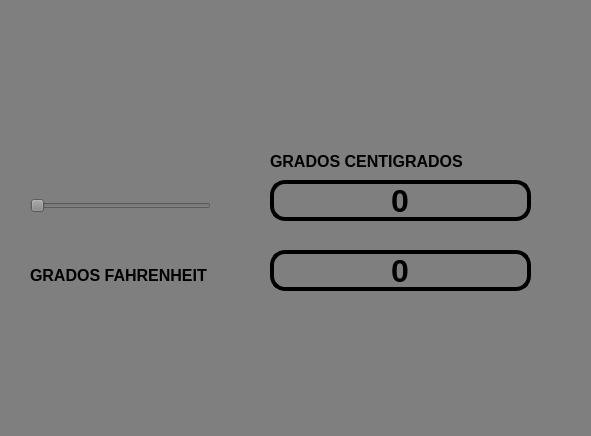
<?xml version="1.0" encoding="UTF-8"?>
<ui version="4.0">
 <class>MainWindow</class>
 <widget class="QMainWindow" name="MainWindow">
  <property name="geometry">
   <rect>
    <x>0</x>
    <y>0</y>
    <width>591</width>
    <height>436</height>
   </rect>
  </property>
  <property name="font">
   <font>
    <pointsize>6</pointsize>
   </font>
  </property>
  <property name="windowTitle">
   <string>MainWindow</string>
  </property>
  <property name="styleSheet">
   <string notr="true">background-color: rgb(255, 255, 255);
background-color: rgb(127, 127, 127);</string>
  </property>
  <widget class="QWidget" name="centralwidget">
   <widget class="QLabel" name="imagen">
    <property name="geometry">
     <rect>
      <x>10</x>
      <y>10</y>
      <width>131</width>
      <height>71</height>
     </rect>
    </property>
    <property name="styleSheet">
     <string notr="true"/>
    </property>
    <property name="text">
     <string/>
    </property>
    <property name="pixmap">
     <pixmap resource="../Archivos/Recursos.qrc">:/Logos/log_uat_nuevo.png</pixmap>
    </property>
    <property name="scaledContents">
     <bool>true</bool>
    </property>
   </widget>
   <widget class="QLabel" name="imagen_2">
    <property name="geometry">
     <rect>
      <x>490</x>
      <y>10</y>
      <width>91</width>
      <height>71</height>
     </rect>
    </property>
    <property name="styleSheet">
     <string notr="true"/>
    </property>
    <property name="text">
     <string/>
    </property>
    <property name="pixmap">
     <pixmap resource="../Archivos/Recursos.qrc">:/Logos/FIT_logo_vertical.png</pixmap>
    </property>
    <property name="scaledContents">
     <bool>true</bool>
    </property>
   </widget>
   <widget class="QLabel" name="imagen_3">
    <property name="geometry">
     <rect>
      <x>470</x>
      <y>330</y>
      <width>111</width>
      <height>71</height>
     </rect>
    </property>
    <property name="styleSheet">
     <string notr="true"/>
    </property>
    <property name="text">
     <string/>
    </property>
    <property name="pixmap">
     <pixmap resource="../Archivos/Recursos.qrc">:/Ejercicios/anime.jpg</pixmap>
    </property>
    <property name="scaledContents">
     <bool>true</bool>
    </property>
   </widget>
   <widget class="QLabel" name="label">
    <property name="geometry">
     <rect>
      <x>270</x>
      <y>146</y>
      <width>231</width>
      <height>31</height>
     </rect>
    </property>
    <property name="font">
     <font>
      <pointsize>12</pointsize>
      <weight>75</weight>
      <bold>true</bold>
     </font>
    </property>
    <property name="text">
     <string>GRADOS CENTIGRADOS</string>
    </property>
   </widget>
   <widget class="QLineEdit" name="txt_valor">
    <property name="geometry">
     <rect>
      <x>270</x>
      <y>180</y>
      <width>261</width>
      <height>41</height>
     </rect>
    </property>
    <property name="font">
     <font>
      <pointsize>24</pointsize>
      <weight>75</weight>
      <bold>true</bold>
     </font>
    </property>
    <property name="styleSheet">
     <string notr="true">border: 4px solid black;
border-radius: 15px;</string>
    </property>
    <property name="text">
     <string>0</string>
    </property>
    <property name="alignment">
     <set>Qt::AlignCenter</set>
    </property>
   </widget>
   <widget class="QSlider" name="horizontalSlider">
    <property name="geometry">
     <rect>
      <x>30</x>
      <y>180</y>
      <width>181</width>
      <height>51</height>
     </rect>
    </property>
    <property name="orientation">
     <enum>Qt::Horizontal</enum>
    </property>
   </widget>
   <widget class="QLineEdit" name="txt_valor_2">
    <property name="geometry">
     <rect>
      <x>270</x>
      <y>250</y>
      <width>261</width>
      <height>41</height>
     </rect>
    </property>
    <property name="font">
     <font>
      <pointsize>24</pointsize>
      <weight>75</weight>
      <bold>true</bold>
     </font>
    </property>
    <property name="styleSheet">
     <string notr="true">border: 4px solid black;
border-radius: 15px;</string>
    </property>
    <property name="text">
     <string>0</string>
    </property>
    <property name="alignment">
     <set>Qt::AlignCenter</set>
    </property>
   </widget>
   <widget class="QLabel" name="label_2">
    <property name="geometry">
     <rect>
      <x>30</x>
      <y>260</y>
      <width>231</width>
      <height>31</height>
     </rect>
    </property>
    <property name="font">
     <font>
      <pointsize>12</pointsize>
      <weight>75</weight>
      <bold>true</bold>
     </font>
    </property>
    <property name="text">
     <string>GRADOS FAHRENHEIT</string>
    </property>
   </widget>
  </widget>
  <widget class="QMenuBar" name="menubar">
   <property name="geometry">
    <rect>
     <x>0</x>
     <y>0</y>
     <width>591</width>
     <height>21</height>
    </rect>
   </property>
  </widget>
  <widget class="QStatusBar" name="statusbar"/>
 </widget>
 <resources>
  <include location="../Archivos/Recursos.qrc"/>
 </resources>
 <connections/>
</ui>
